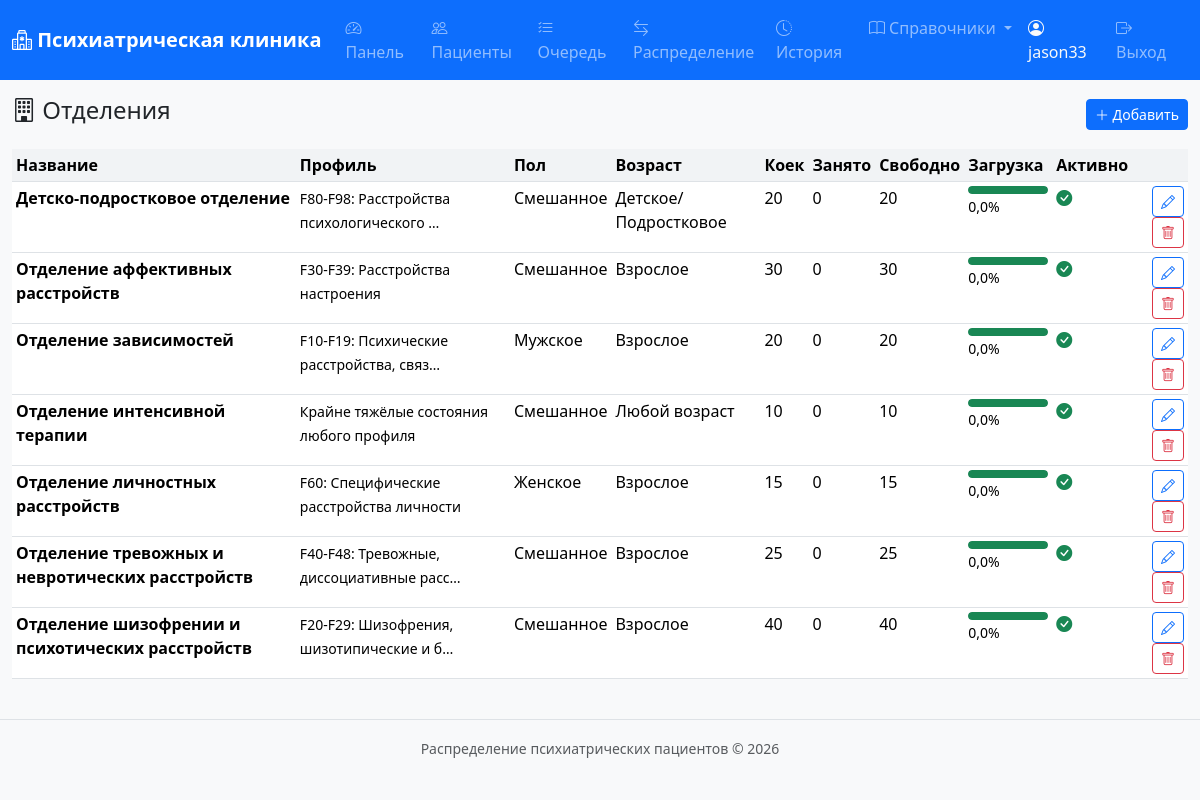
Before: /references/departments/ (signed in) with the older database file.
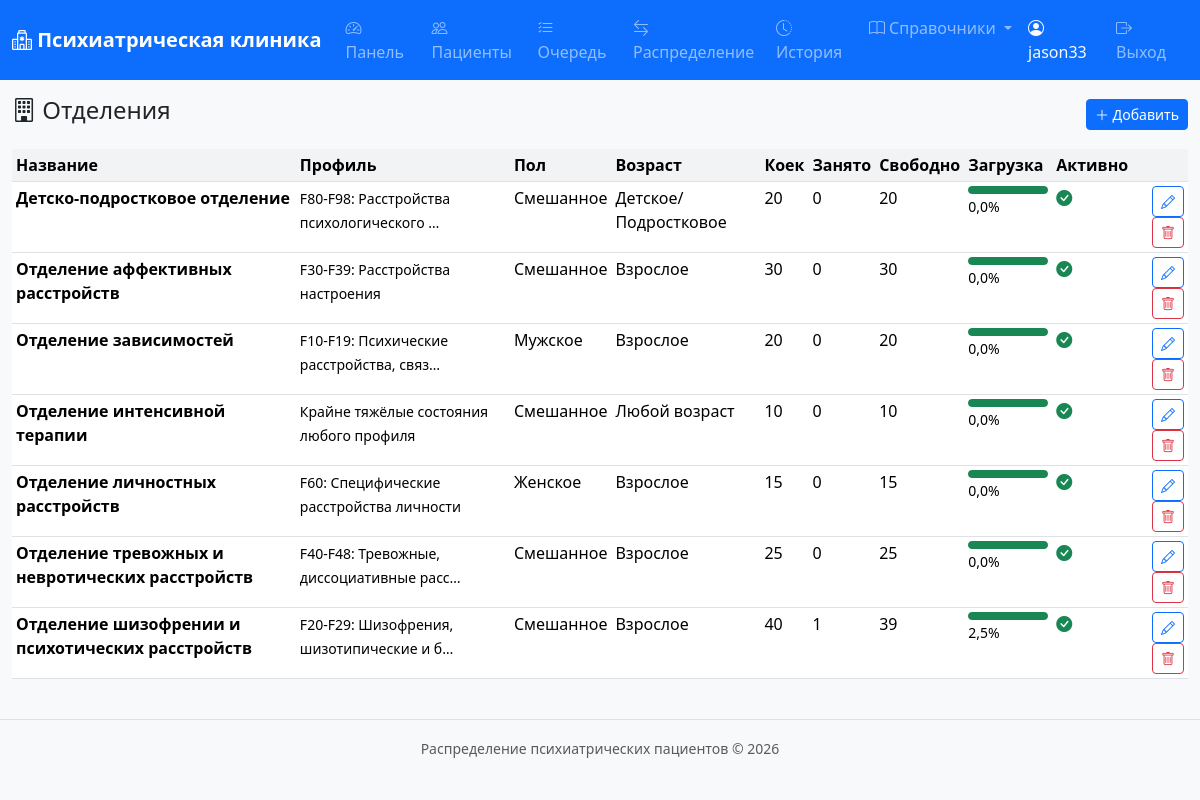
After: the same page with the newer database file.
### apps/references/models.py (models this page shows, shortened)
class Department(models.Model):
    GENDER_CHOICES = [
        ('M', 'Мужское'),
        ('F', 'Женское'),
        ('ANY', 'Смешанное'),
    ]
    AGE_CHOICES = [
        ('CHILD', 'Детское/Подростковое'),
        ('ADULT', 'Взрослое'),
        ('ANY', 'Любой возраст'),
    ]
    name = models.CharField(max_length=200, verbose_name='Название отделения')
    profile = models.CharField(max_length=500, blank=True, verbose_name='Профиль (диагнозы)')
    profile_diagnoses = models.ManyToManyField(
        Diagnosis, blank=True, related_name='departments', verbose_name='Профильные диагнозы'
    )
    gender_restriction = models.CharField(
        max_length=3, choices=GENDER_CHOICES, default='ANY', verbose_name='Ограничение по полу'
    )
    age_category = models.CharField(
        max_length=5, choices=AGE_CHOICES, default='ANY', verbose_name='Возрастная категория'
    )
    total_beds = models.PositiveIntegerField(default=0, verbose_name='Общее кол-во коек')
    occupied_beds = models.PositiveIntegerField(default=0, verbose_name='Занято коек')
    is_active = models.BooleanField(default=True, verbose_name='Активно')
    class Meta:
        verbose_name = 'Отделение'
        verbose_name_plural = 'Отделения'
        ordering = ['name']
    @property
    def available_beds(self):
        return max(0, self.total_beds - self.occupied_beds)
    @property
    def occupancy_percent(self):
        if self.total_beds == 0:
            return 0
        return round(self.occupied_beds / self.total_beds * 100, 1)

### apps/references/views.py (the view)
# urls.py: path('departments/', views.department_list_view, name='department_list'),
@login_required
def department_list_view(request):
    items = Department.objects.all()
    return render(request, 'references/department_list.html', {'items': items})

### apps/references/templates/references/department_list.html (shortened to what this page needs)
{% extends "base.html" %}
{% block content %}
<div class="d-flex justify-content-between align-items-center mt-3">
    <h4><i class="bi bi-building"></i> Отделения</h4>
    <a href="{% url 'references:department_create' %}" class="btn btn-primary btn-sm">
        <i class="bi bi-plus-lg"></i> Добавить
    </a>
</div>
<div class="table-responsive mt-3">
    <table class="table table-hover table-sm">
        <thead>
            <tr>
                <th>Название</th>
                <th>Профиль</th>
                <th>Пол</th>
                <th>Возраст</th>
                <th>Коек</th>
                <th>Занято</th>
                <th>Свободно</th>
                <th>Загрузка</th>
                <th>Активно</th>
                <th></th>
            </tr>
        </thead>
        <tbody>
            {% for dept in items %}
            <tr>
                <td><strong>{{ dept.name }}</strong></td>
                <td><small>{{ dept.profile|truncatechars:40|default:"—" }}</small></td>
                <td>{{ dept.get_gender_restriction_display }}</td>
                <td>{{ dept.get_age_category_display }}</td>
                <td>{{ dept.total_beds }}</td>
                <td>{{ dept.occupied_beds }}</td>
                <td>{{ dept.available_beds }}</td>
                <td>
                    <div class="occupancy-bar" style="width: 80px;">
                        <div class="fill {% if dept.occupancy_percent < 50 %}occupancy-low{% elif dept.occupancy_percent < 80 %}occupancy-medium{% else %}occupancy-high{% endif %}"
                             style="width: {{ dept.occupancy_percent }}%"></div>
                    </div>
                    <small>{{ dept.occupancy_percent }}%</small>
                </td>
                <td>
                    {% if dept.is_active %}
                    <i class="bi bi-check-circle-fill text-success"></i>
                    {% else %}
                    <i class="bi bi-x-circle-fill text-danger"></i>
                    {% endif %}
                </td>
                <td class="text-end">
                    <a href="{% url 'references:department_edit' pk=dept.pk %}" class="btn btn-sm btn-outline-primary"><i class="bi bi-pencil"></i></a>
                    <a href="{% url 'references:department_delete' pk=dept.pk %}" class="btn btn-sm btn-outline-danger"><i class="bi bi-trash"></i></a>
                </td>
            </tr>
            {% empty %}
            <tr><td colspan="10" class="text-center text-muted">Отделений нет</td></tr>
            {% endfor %}
        </tbody>
    </table>
</div>
{% endblock %}

Changed rows visible on the page:
changed Department "Отделение шизофрении и психотических расстройств": occupied_beds "0" → "1"; available_beds "40" → "39"; occupancy_percent "0,0" → "2,5"
